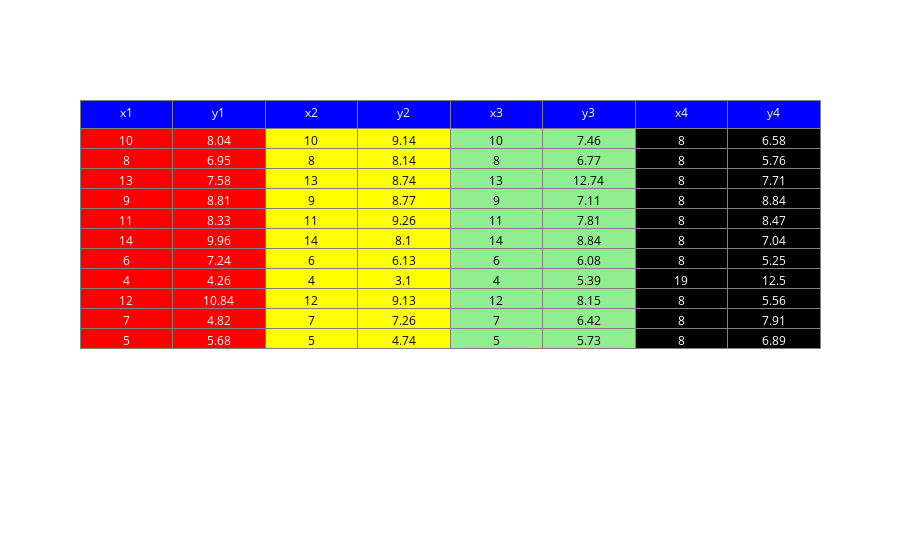

Here is the notebook cell this chart was saved with:
### Markdown cell above
However, the table above is looks too plain and can be made much more interesting looking. Now, it is obvious to us that the the quartets are x1/y1, x2/y2... Let's make it better looking by coloring the columns.

### Code cell
# reference: https://plot.ly/python/table/

trace = go.Table(
    header=dict(values=list(df.columns),
                fill = dict(color='blue'),
                align = ['center'],
                font = dict(color = 'white')
               ),

    cells=dict(values=[df.x1, df.y1,
                       df.x2, df.y2,
                       df.x3, df.y3,
                       df.x4, df.y4],
               fill = dict(color=['red', 'red', 'yellow', 'yellow', 'lightgreen', 'lightgreen', 'black', 'black']),
               align = ['center'],
               font = dict(color=['white', 'white', 'black', 'black', 'black', 'black', 'white', 'white'])
              )
               )

data = [trace] 
iplot(data)

### Figure 1 — Plotly figure (JSON) as saved in the notebook; plotly's stock layout.template omitted (floating-point values rounded to 4 significant figures)
{"data": [{"cells": {"align": ["center"], "fill": {"color": ["red", "red", "yellow", "yellow", "lightgreen", "lightgreen", "black", "black"]}, "font": {"color": ["white", "white", "black", "black", "black", "black", "white", "white"]}, "values": [[10, 8, 13, 9, 11, 14, 6, 4, 12, 7, 5], [8.04, 6.95, 7.58, 8.81, 8.33, 9.96, 7.24, 4.26, 10.84, 4.82, 5.68], [10, 8, 13, 9, 11, 14, 6, 4, 12, 7, 5], [9.14, 8.14, 8.74, 8.77, 9.26, 8.1, 6.13, 3.1, 9.13, 7.26, 4.74], [10, 8, 13, 9, 11, 14, 6, 4, 12, 7, 5], [7.46, 6.77, 12.74, 7.11, 7.81, 8.84, 6.08, 5.39, 8.15, 6.42, 5.73], [8, 8, 8, 8, 8, 8, 8, 19, 8, 8, 8], [6.58, 5.76, 7.71, 8.84, 8.47, 7.04, 5.25, 12.5, 5.56, 7.91, 6.89]]}, "header": {"align": ["center"], "fill": {"color": "blue"}, "font": {"color": "white"}, "values": ["x1", "y1", "x2", "y2", "x3", "y3", "x4", "y4"]}, "type": "table", "uid": "df69cbd4-f637-4b49-b798-6a4bc0bd8c93"}], "layout": {}}
